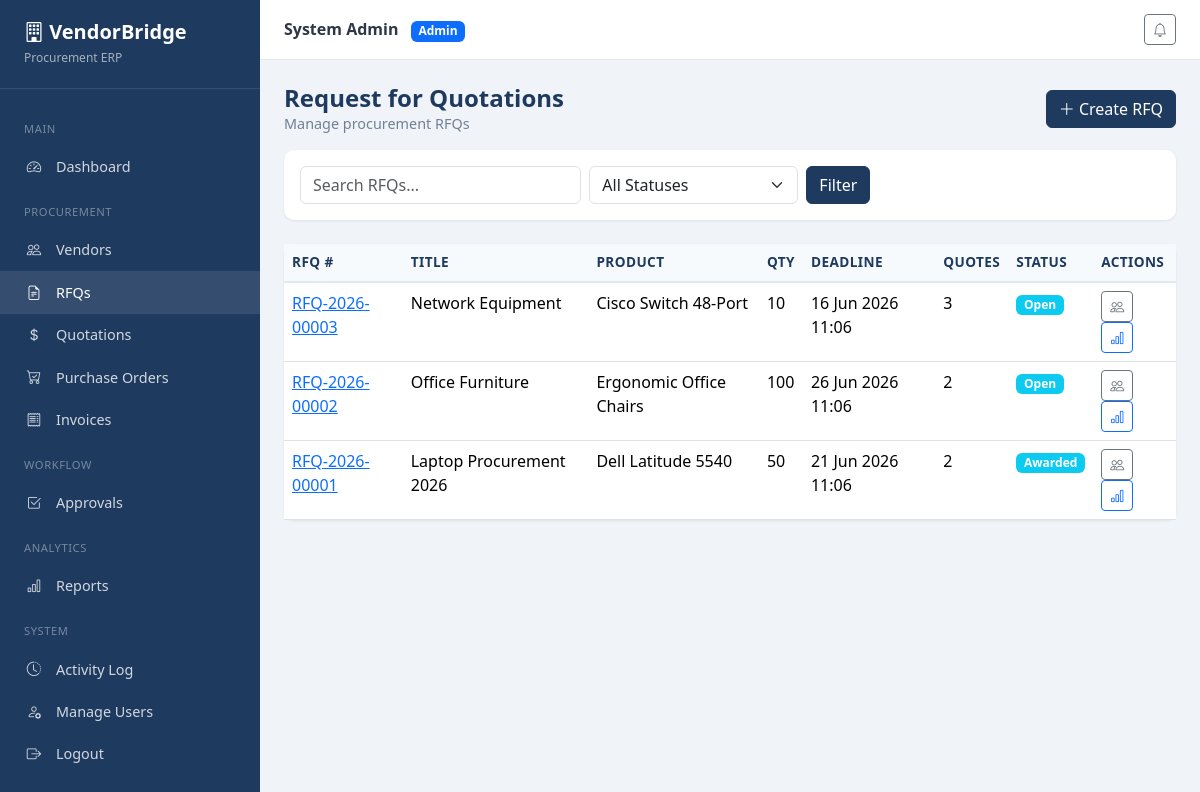
/procurement/rfq/ (signed in), run on the app's committed database.
### accounts/models.py (models this page shows, shortened)
class User(AbstractUser):
    ROLE_ADMIN = 'admin'
    ROLE_PROCUREMENT = 'procurement_officer'
    ROLE_VENDOR = 'vendor'
    ROLE_MANAGER = 'manager'
    ROLE_CHOICES = [
        (ROLE_ADMIN, 'Admin'),
        (ROLE_PROCUREMENT, 'Procurement Officer'),
        (ROLE_VENDOR, 'Vendor'),
        (ROLE_MANAGER, 'Manager / Approver'),
    ]
    role = models.CharField(max_length=30, choices=ROLE_CHOICES, default=ROLE_PROCUREMENT)
    phone = models.CharField(max_length=20, blank=True)
    created_at = models.DateTimeField(auto_now_add=True)
    class Meta:
        ordering = ['username']
    @property
    def is_admin_role(self):
        return self.role == self.ROLE_ADMIN or self.is_superuser
    @property
    def is_vendor_role(self):
        return self.role == self.ROLE_VENDOR

### procurement/models.py (models this page shows, shortened)
class RFQ(models.Model):
    STATUS_DRAFT = 'draft'
    STATUS_OPEN = 'open'
    STATUS_CLOSED = 'closed'
    STATUS_AWARDED = 'awarded'
    STATUS_CHOICES = [
        (STATUS_DRAFT, 'Draft'),
        (STATUS_OPEN, 'Open'),
        (STATUS_CLOSED, 'Closed'),
        (STATUS_AWARDED, 'Awarded'),
    ]
    rfq_number = models.CharField(max_length=30, unique=True, default=generate_rfq_number)
    title = models.CharField(max_length=200)
    product_name = models.CharField(max_length=200)
    description = models.TextField()
    quantity = models.PositiveIntegerField(default=1)
    deadline = models.DateTimeField()
    attachment = models.FileField(upload_to='rfq_attachments/', blank=True, null=True)
    assigned_vendors = models.ManyToManyField(Vendor, blank=True, related_name='assigned_rfqs')
    created_by = models.ForeignKey(
        settings.AUTH_USER_MODEL,
        on_delete=models.SET_NULL,
        null=True,
        related_name='created_rfqs',
    )
    status = models.CharField(max_length=20, choices=STATUS_CHOICES, default=STATUS_OPEN)
    created_at = models.DateTimeField(auto_now_add=True)
    class Meta:
        ordering = ['-created_at']
        verbose_name = 'RFQ'
        verbose_name_plural = 'RFQs'
    @property
    def quotation_count(self):
        return self.quotations.count()

### procurement/views.py (the view)
# urls.py: path('rfq/', views.rfq_list, name='rfq_list'),
@login_required
@role_required(User.ROLE_ADMIN, User.ROLE_PROCUREMENT)
def rfq_list(request):
    rfqs = RFQ.objects.all()
    status = request.GET.get('status', '')
    q = request.GET.get('q', '')
    if status:
        rfqs = rfqs.filter(status=status)
    if q:
        rfqs = rfqs.filter(
            Q(rfq_number__icontains=q) | Q(title__icontains=q) | Q(product_name__icontains=q)
        )
    return render(request, 'procurement/rfq_list.html', {'rfqs': rfqs, 'q': q, 'selected_status': status})

### core/context_processors.py (called while the page is built)
def notifications_processor(request):
    if request.user.is_authenticated:
        unread = request.user.notifications.filter(is_read=False).count()
        recent = request.user.notifications.all()[:5]
        return {'unread_notifications': unread, 'recent_notifications': recent}
    return {'unread_notifications': 0, 'recent_notifications': []}

### templates/procurement/rfq_list.html (shortened to what this page needs)
{% extends 'base.html' %}
{% block content %}
<div class="d-flex justify-content-between align-items-center mb-3">
    <div>
        <h1 class="page-title mb-0">Request for Quotations</h1>
        <p class="page-subtitle mb-0">Manage procurement RFQs</p>
    </div>
    <a href="{% url 'procurement:rfq_create' %}" class="btn btn-vb-primary"><i class="bi bi-plus-lg"></i> Create RFQ</a>
</div>
<div class="filter-bar">
    <form method="get" class="row g-2">
        <div class="col-md-4"><input type="text" name="q" class="form-control" placeholder="Search RFQs..." value="{{ q }}"></div>
        <div class="col-md-3">
            <select name="status" class="form-select">
                <option value="">All Statuses</option>
            </select>
        </div>
        <div class="col-md-2"><button type="submit" class="btn btn-vb-primary">Filter</button></div>
    </form>
</div>
<div class="card-panel">
    <div class="card-body p-0">
        <table class="table table-vb mb-0">
            <thead>
                <tr><th>RFQ #</th><th>Title</th><th>Product</th><th>Qty</th><th>Deadline</th><th>Quotes</th><th>Status</th><th>Actions</th></tr>
            </thead>
            <tbody>
                {% for rfq in rfqs %}
                <tr>
                    <td><a href="{% url 'procurement:rfq_detail' rfq.pk %}">{{ rfq.rfq_number }}</a></td>
                    <td>{{ rfq.title }}</td>
                    <td>{{ rfq.product_name }}</td>
                    <td>{{ rfq.quantity }}</td>
                    <td>{{ rfq.deadline|date:"d M Y H:i" }}</td>
                    <td>{{ rfq.quotation_count }}</td>
                    <td><span class="badge bg-info">{{ rfq.get_status_display }}</span></td>
                    <td>
                        <a href="{% url 'procurement:rfq_assign' rfq.pk %}" class="btn btn-sm btn-outline-secondary" title="Assign Vendors"><i class="bi bi-people"></i></a>
                        <a href="{% url 'procurement:quotation_compare' rfq.pk %}" class="btn btn-sm btn-outline-primary" title="Compare"><i class="bi bi-bar-chart"></i></a>
                    </td>
                </tr>
                {% empty %}
                <tr><td colspan="8" class="text-center text-muted py-4">No RFQs found.</td></tr>
                {% endfor %}
            </tbody>
        </table>
    </div>
</div>
{% endblock %}

### templates/partials/navbar.html (shortened to what this page needs)
<div class="topbar">
    <div class="d-flex align-items-center gap-3">
        <div>
            <strong>{{ user.get_full_name|default:user.username }}</strong>
            <span class="badge bg-primary ms-2">{{ user.get_role_display }}</span>
        </div>
    </div>
    <div class="d-flex align-items-center gap-3">
        <div class="dropdown">
            <button class="btn btn-sm btn-outline-secondary position-relative" data-bs-toggle="dropdown">
                <i class="bi bi-bell"></i>
            </button>
        </div>
    </div>
</div>

### data on the page
User: get_full_name "System Admin", role "Admin"
RFQ: rfq_number "RFQ-2026-00003", title "Network Equipment", product_name "Cisco Switch 48-Port", quantity "10", deadline "16 Jun 2026 11:06", quotation_count "3", status "Open"
RFQ: rfq_number "RFQ-2026-00002", title "Office Furniture", product_name "Ergonomic Office Chairs", quantity "100", deadline "26 Jun 2026 11:06", quotation_count "2", status "Open"
RFQ: rfq_number "RFQ-2026-00001", title "Laptop Procurement 2026", product_name "Dell Latitude 5540", quantity "50", deadline "21 Jun 2026 11:06", quotation_count "2", status "Awarded"
